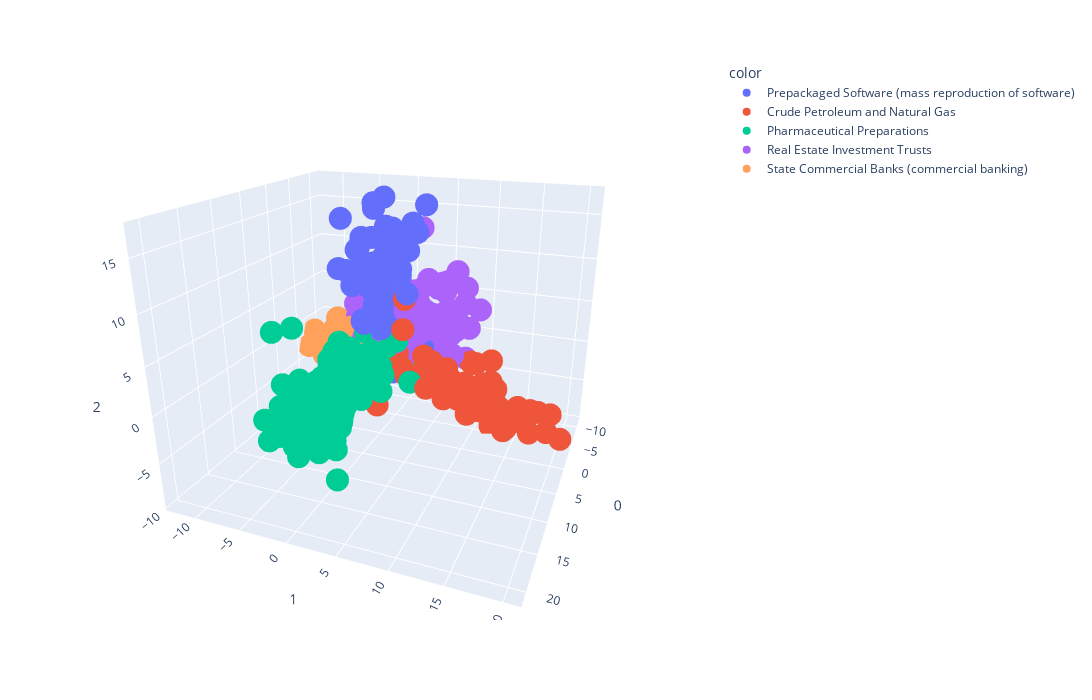

The notebook cell this image was saved under:
### Code cell
std_func.pca_visualize_3d(plot_pca)
